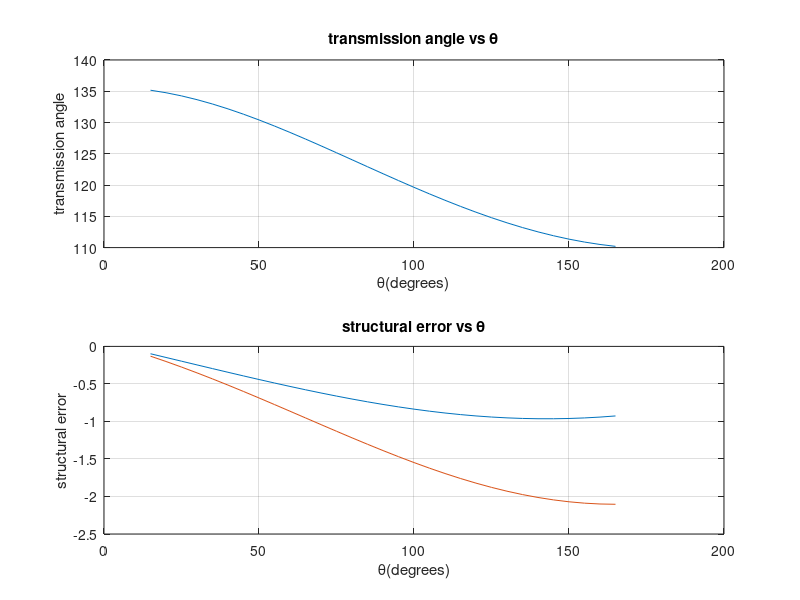

Source code (MATLAB):
clc;
%part a (Freudenstein's)
fixed = input('Input the length of the fixed link: ');
theta_2 = [];
theta_4 = [];
theta_not = input('Input the starting range of theta 2: ');
theta_f = input('Input the final value of the range of theta 2: ');
n = input('Input the number of precision points: ');
j = 1;
while (j < 4)
    precision_2 = 0.5*(theta_not+theta_f)- 0.5*(theta_f-theta_not)*cosd(180*(2*(j)-1)/(2*n));
    precision_4 = (precision_2)*0.43 +65;
    theta_2 = [theta_2, precision_2];
    theta_4 = [theta_4, precision_4 ];
    j = j+1;
end

A = [cosd(theta_4(1,1)), -cosd(theta_2(1,1)), 1 ; cosd(theta_4(1,2)), -cosd(theta_2(1,2)), 1 ; cosd(theta_4(1,3)), -cosd(theta_2(1,3)), 1];
B = [cosd(theta_2(1,1) - theta_4(1,1)) ; cosd(theta_2(1,2) - theta_4(1,2)) ; cosd(theta_2(1,3) - theta_4(1,3)) ];
sol = linsolve(A,B);

K1 = sol(1,1);
K2 = sol(2,1);
K3 = sol(3,1);

fprintf('K1 = %.15g\n',K1);
fprintf('K2 = %.15g\n',K2);
fprintf('K3 = %.15g\n',K3);

crank_length = fixed /K1;
follower_length = fixed / K2;
coupler_length = sqrt((crank_length*crank_length)+(follower_length*follower_length)+(fixed*fixed)-(K3*2*crank_length*follower_length));

fprintf('crank_length = %.15g\n',crank_length);
fprintf('follower_length = %.15g\n',follower_length);
fprintf('coupler_length = %.15g\n',coupler_length);

%transmssion_angle;
theta = 15 :5 :165;
transmission_angle = acosd(((coupler_length^2)+(follower_length^2)-(crank_length^2)-(fixed^2)+(2*crank_length*fixed*cosd(theta)))/(2*coupler_length*follower_length));
disp(' ')
disp('TABLE OF ANGULAR INPUT AND TRANSMISSION ANGLES')
disp('   input    transmission   ')
disp([theta',transmission_angle'])
subplot(2,1,1),plot(theta,transmission_angle),xlabel('\theta(degrees)'),ylabel('transmission angle'),title('transmission angle vs \theta'),grid on
output = 65 + 0.43*theta;


%structural error part a)
structural_error = K1*cosd(output)- K2*cosd(theta)+K3-cosd(theta - output);
disp(structural_error)
disp('TABLE OF INPUT ANGLES AND STRUCTURAL ERRORS')
disp('   input    error   ')
disp([theta',structural_error'])
subplot(2,1,2),plot(theta,structural_error),xlabel('\theta(degrees)'),ylabel('structural error'),title('structural error vs \theta'),grid on

%part b (Least Square)
disp('LEAST   SQUARE')
n5 = input('Input the number of precision points: ');
theta_22 = [];
theta_42 = [];
p=1;
while (p < 6)
    precision_22 = 0.5*(theta_not+theta_f)- 0.5*(theta_f-theta_not)*cosd(180*(2*(p)-1)/(2*n5));
    precision_42 = (precision_22)*0.43 +65;
    theta_22 = [theta_22, precision_22];
    theta_42 = [theta_42, precision_42 ];
    p = p+1;
end
ci = cosd(theta_22);
sumci = sum(cosd(theta_22));
co = cosd(theta_42);
sumco = sum(cosd(theta_42));
sumci2 = sum(cosd(theta_22).^2);
sumco2 = sum(cosd(theta_42).^2);
diff = cosd(theta_22-theta_42);
sumd = sum(diff);
e1 =     [
        sumco2,  - sum(co.*ci), sum(co);
        sum(co.*ci), -sumci2, sumci;
        sumco,-sumci,5];
e2 = [sum(co.*diff); sum(ci.*diff); sumd];
als = linsolve(e1,e2);

K1 = als(1);
K2 = als(2);
K3 = als(3);

fprintf('K1 = %.15g\n',K1);
fprintf('K2 = %.15g\n',K2);
fprintf('K3 = %.15g\n',K3);

crank_length = fixed /K1;
follower_length = fixed / K2;
coupler_length = sqrt((crank_length*crank_length)+(follower_length*follower_length)+(fixed*fixed)-(K3*2*crank_length*follower_length));

fprintf('crank_length = %.15g\n',crank_length);
fprintf('follower_length = %.15g\n',follower_length);
fprintf('coupler_length = %.15g\n',coupler_length);

%structural error part b)
structural_error = K1*cosd(output)- K2*cosd(theta)+K3-cosd(theta - output);
disp('TABLE OF INPUT ANGLES AND STRUCTURAL ERRORS')
disp('   input    error   ')
disp([theta',structural_error'])
hold all
subplot(2,1,2),plot(theta,structural_error),xlabel('\theta(degrees)'),ylabel('structural error'),title('structural error vs \theta'),grid on




    